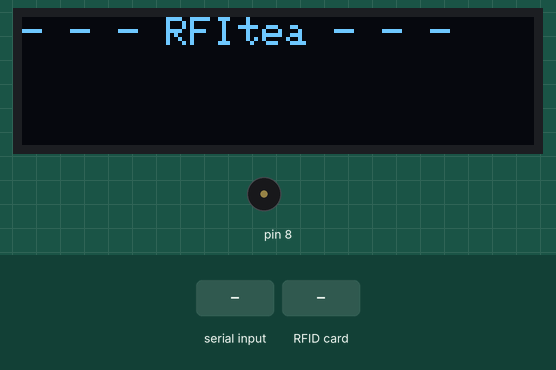
This sketch was run on a simulated Arduino Uno, built with avr-gcc and run on an emulated ATmega328P. Parts: 128×32 one-colour display, buzzer (waves = sounding). The test bench sets the inputs (shaded band). What the sketch prints to the serial monitor is not drawn.

Above: at 1.1 s.
At 3.2 s:
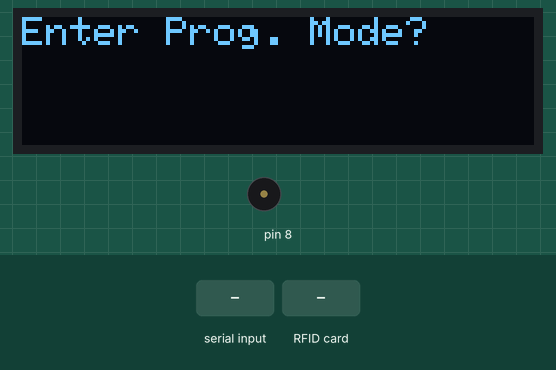
3.3 s: "90,45,200#" received over Serial
At 4.2 s:
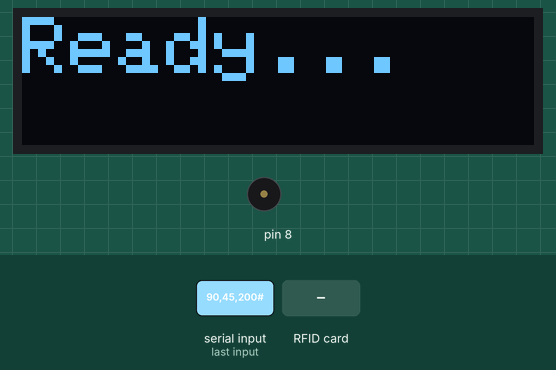
4.8 s: RFID card 5E 7A 19 C4 held to the reader
At 6.0 s:
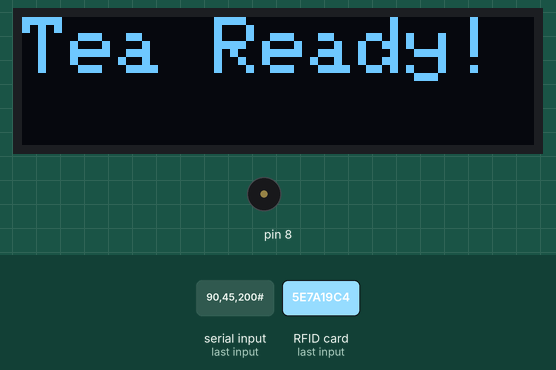
Timing chart, 0 to 13.2 s (numbered marks = the images above; inputs shaded):
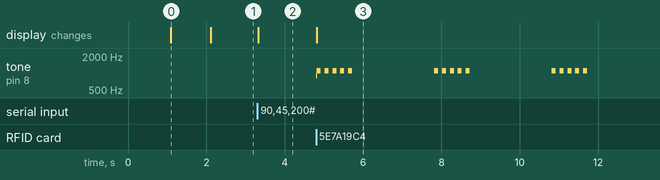

Measured:
- after the input at 3.3 s, the display: changes at once (image 2)
- after the input at 4.8 s, tone on pin 8: silent → 900 Hz at once, then repeats every 3.0 s: 4 × (1100 Hz 0.10 s, silent 0.10 s), 1100 Hz 0.10 s, silent 2.1 s, until it stays silent from 11.7 s; the display: changes at once (image 3)
- what the display in image 0 shows lasts 1.0 s, from 1.1 s to 2.1 s

The sketch:

RFItea.ino
```cpp
/*********************
RFItea
Dan Ternes
www.maniacallabs.com


A timer for tea using RFID tags. In programming mode, the tags can be programmed
with the tea name and steep time. Scanning the tag in normal mode will display
the name of the tea and start a timer. A piezo buzzer will sounds once the timer
has run down and the tea is ready.

RFID Module:
SunFounder Mifare RC522
http://www.amazon.com/SunFounder-Mifare-Antenna-Proximity-Arduino/dp/B00E0ODLWQ

Mifare 1K Classic Tags:
http://www.amazon.com/Mifare-NFC-Galaxy-Nexus-Tags/dp/B00BRKUPHA

Adafruit Monochrome 128x32 OLED I2c Graphic Display:
https://www.adafruit.com/products/931

Arduino RFID Library for MFRC522 by miguelbalboa:
https://github.com/miguelbalboa/rfid

To program tags:
NOTE: The programming prompt will time out after 5 seconds and the device
will then enter normal operation.
Connect a serial programmer to the Arduino platform and connect the programmer to
a computer. When the port is opened, you will be prompted to enter programming
mode. Send 'y#' to the device to begin programming. Follow the instructions to
set the name of the tea and the time (in seconds) to steep). Once the data is
entered, you will be prompted to scan a tag. Once the write is completed, the tag
is ready to use.

Normal operation:
NOTE: The display will go blank after 60 seconds, but tags can still be read.
When prompted by the display, scan the RFID tag for the desired tea. The tea name
will be displayed and the timer will start.

PINOUT (for Arduino Pro Mini):
Tag Reader:
RST/Reset   9
SPI SS      10
SPI MOSI    11
SPI MISO    12
SPI SCK     13

OLED Display:
SDA     A4
SCL     A5
RST     4

Piezo Buzzer: Pin 8

**********************/

// ************************************************
// MFRC522 RFID Module includes/defines
// ************************************************
#include <SPI.h>
#include <MFRC522.h>
#define RST_PIN 9
#define SS_PIN  10

MFRC522 mfrc522(SS_PIN, RST_PIN);   // Create MFRC522 instance.
MFRC522::MIFARE_Key key;

// ************************************************
// Adafruit OLED I2C Display includes/defines
// ************************************************
#include <Adafruit_GFX.h>
#include <Adafruit_SSD1306.h>

#define DISPLAY_WAIT_TIMEOUT 60000
#define OLED_RESET 4

Adafruit_SSD1306 display(OLED_RESET);

// ************************************************
// States for state machine
// ************************************************
enum operatingState {PROG = 0, WAIT, TIME, DONE};
operatingState opState = PROG;

// ************************************************
// Globals
// ************************************************
int teaTime = 0;  //how long (in seconds) to run timer
char teaName[32] = "";  //holds name of tea

void setup() {
  Serial.begin(9600); // Init PC Comm Serial
  SPI.begin();        // Init SPI bus
  mfrc522.PCD_Init(); // Init MFRC522 module

  // Prepare the key using FFFFFFFFFFFFh which is the default
  // at chip delivery from the factory
  for (byte i = 0; i < 6; i++) {
    key.keyByte[i] = 0xFF;
  }

  //Init OLED display and show RFItea "splash screen"
  display.begin(SSD1306_SWITCHCAPVCC, 0x3C);  // initialize with the I2C addr 0x3C (for the 128x32)
  delay(1000);
  display.clearDisplay();
  display.setTextSize(1);
  display.setTextColor(WHITE);
  display.setCursor(0, 0);
  display.println("- - - RFItea - - -");
  display.display();
  delay(1000);
}

void loop() {

  switch (opState) {
    case PROG:
      programTag();
      break;
    case WAIT:
      waitForTag();
      break;
    case TIME:
      runTimer();
      break;
    case DONE:
      timerDone();
      break;
  }
}

void programTag()
{
  byte buffer[34];
  byte len;
  byte nameBlock[16];
  byte nameBlock2[16];
  byte timeBlock[16] = {0};
  byte trailerBlock   = 7;
  MFRC522::StatusCode status;

  String toIntArray = "";

  display.clearDisplay();
  display.setTextSize(1);
  display.setTextColor(WHITE);
  display.setCursor(0, 0);
  display.println("Enter Prog. Mode?");
  display.display();

  Serial.setTimeout(5000L);
  Serial.println(F("enter 'y#' to begin programming mode..."));
  len = Serial.readBytesUntil('#', (char *) buffer, 30) ;
  if (buffer[0] != 'y')
  {
    Serial.println(F("Entering normal operation..."));
    opState = WAIT;
    return;
  }

  Serial.setTimeout(20000L);
  Serial.println(F("Type tea name, ending with # (max 21 chars)"));
  len = Serial.readBytesUntil('#', (char *) buffer, 30) ;
  for (byte i = len; i < 30; i++) buffer[i] = ' ';     // pad with spaces

  for (byte i = 0; i < 16; i++) {
    nameBlock[i] = byte(buffer[i]);
  }

  for (byte i = 0; i < 16; i++) {
    nameBlock2[i] = byte(buffer[i + 16]);
  }

  Serial.setTimeout(20000L);
  Serial.println(F("Enter time in seconds, ending with #"));
  len = Serial.readBytesUntil('#', (char *) buffer, 30) ;

  for (byte i = 0; i < 16; i++) {
    toIntArray = toIntArray + char(buffer[i]);
  }

  teaTime = toIntArray.toInt();

  timeBlock[0] = lowByte(teaTime);
  timeBlock[1] = highByte(teaTime);

  Serial.println(F("Scan Tag..."));

  while (! mfrc522.PICC_IsNewCardPresent()) {}

  while (! mfrc522.PICC_ReadCardSerial()) {}

  // Authenticate using key A
  status = (MFRC522::StatusCode) mfrc522.PCD_Authenticate(MFRC522::PICC_CMD_MF_AUTH_KEY_A, trailerBlock, &key, &(mfrc522.uid));
  if (status != MFRC522::STATUS_OK) {
    Serial.print(F("PCD_Authenticate() failed: "));
    Serial.println(mfrc522.GetStatusCodeName(status));
    return;
  }

  // Write data to block 4 (first block of tea name)
  status = (MFRC522::StatusCode) mfrc522.MIFARE_Write(4, nameBlock, 16);
  if (status != MFRC522::STATUS_OK) {
    Serial.print(F("MIFARE_Write() failed: "));
    Serial.println(mfrc522.GetStatusCodeName(status));
  }

  // Write data to block 5 (second block of tea name)
  status = (MFRC522::StatusCode) mfrc522.MIFARE_Write(5, nameBlock2, 16);
  if (status != MFRC522::STATUS_OK) {
    Serial.print(F("MIFARE_Write() failed: "));
    Serial.println(mfrc522.GetStatusCodeName(status));
  }

  // Write data to block 6 (steep time)
  status = (MFRC522::StatusCode) mfrc522.MIFARE_Write(6, timeBlock, 16);
  if (status != MFRC522::STATUS_OK) {
    Serial.print(F("MIFARE_Write() failed: "));
    Serial.println(mfrc522.GetStatusCodeName(status));
  }

  // Halt PICC
  mfrc522.PICC_HaltA();
  // Stop encryption on PCD
  mfrc522.PCD_StopCrypto1();

  tone(8, 900, 300); //Play tone to confirm successful tag write

  Serial.println(F("Write Complete!"));
  delay(2000);

  opState = WAIT;
  return;
}

void waitForTag()
{
  display.clearDisplay();
  display.setTextSize(2);
  display.setTextColor(WHITE);
  display.setCursor(0, 0);
  display.println("Ready...");
  display.display();

  byte buffer[18];
  byte size = sizeof(buffer);
  byte len;
  byte trailerBlock   = 7;
  MFRC522::StatusCode status;

  unsigned long dispOffTime = millis();
  unsigned long dispOff = DISPLAY_WAIT_TIMEOUT;

  while (! mfrc522.PICC_IsNewCardPresent()) {
    if (millis() > (dispOffTime + dispOff))
    {
      display.clearDisplay();   // "screen saver" Tags can still be read
      display.display();
    }
  }

  while (! mfrc522.PICC_ReadCardSerial()) {}

  // Authenticate using key A
  status = (MFRC522::StatusCode) mfrc522.PCD_Authenticate(MFRC522::PICC_CMD_MF_AUTH_KEY_A, trailerBlock, &key, &(mfrc522.uid));
  if (status != MFRC522::STATUS_OK) {
    Serial.print(F("PCD_Authenticate() failed: "));
    Serial.println(mfrc522.GetStatusCodeName(status));
    return;
  }

  // Read data from block 4 (first block of tea name)
  status = (MFRC522::StatusCode) mfrc522.MIFARE_Read(4, buffer, &size);
  if (status != MFRC522::STATUS_OK) {
    Serial.print(F("MIFARE_Read() failed: "));
    Serial.println(mfrc522.GetStatusCodeName(status));
  }
  for (byte i = 0; i < 16; i++) {
    teaName[i] = char(buffer[i]);
  }

  // Read data from block 5 (second block of tea name)
  status = (MFRC522::StatusCode) mfrc522.MIFARE_Read(5, buffer, &size);
  if (status != MFRC522::STATUS_OK) {
    Serial.print(F("MIFARE_Read() failed: "));
    Serial.println(mfrc522.GetStatusCodeName(status));
  }
  for (byte i = 0; i < 16; i++) {
    teaName[i + 16] = char(buffer[i]);
  }

  // Read data from block 6 (steep time)
  status = (MFRC522::StatusCode) mfrc522.MIFARE_Read(6, buffer, &size);
  if (status != MFRC522::STATUS_OK) {
    Serial.print(F("MIFARE_Read() failed: "));
    Serial.println(mfrc522.GetStatusCodeName(status));
  }
  teaTime = buffer[0] + (buffer[1] << 8);

  // Halt PICC
  mfrc522.PICC_HaltA();
  // Stop encryption on PCD
  mfrc522.PCD_StopCrypto1();

  tone(8, 900, 300); //Play tone to confirm successful tag read

  opState = TIME;
  return;
}

void runTimer()
{
  for (int i = teaTime; i > 0; i--) {
    delay(1000-59); //display update takes ~59 ms. SLOWWW!!!!
    teaTime--;
    displayPrintNameTime(teaName, teaTime);
  }
  opState = DONE;
  return;
}

void timerDone()
{
  display.clearDisplay();
  display.setTextSize(2);
  display.setTextColor(WHITE);
  display.setCursor(0, 0);
  display.println("Tea Ready!");
  display.display();

  playFinishedTone();
  delay(2000);
  playFinishedTone();
  delay(2000);
  playFinishedTone();

  delay(10000);

  opState = WAIT;
  return;
}

void displayPrintNameTime(String teaName, int teaTime) {
  display.clearDisplay();
  display.setCursor(0, 0);
  display.setTextSize(1);
  display.setTextColor(WHITE);
  display.println(teaName);
  display.setCursor(0, 10);
  display.setTextSize(3);
  display.println(teaTime);
  display.display();
}

void playFinishedTone() {
  tone(8, 1100, 100);
  delay(200);
  tone(8, 1100, 100);
  delay(200);
  tone(8, 1100, 100);
  delay(200);
  tone(8, 1100, 100);
  delay(200);
  tone(8, 1100, 100);
  delay(200);
}
```
